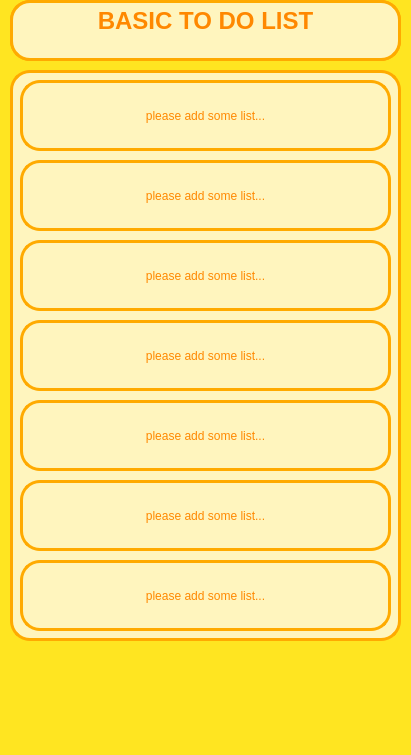
<?xml version="1.0" encoding="UTF-8"?>
<ui version="4.0">
 <class>MainWindow</class>
 <widget class="QMainWindow" name="MainWindow">
  <property name="geometry">
   <rect>
    <x>0</x>
    <y>0</y>
    <width>411</width>
    <height>755</height>
   </rect>
  </property>
  <property name="windowTitle">
   <string>MainWindow</string>
  </property>
  <property name="styleSheet">
   <string notr="true">background: rgb(255, 229, 33)</string>
  </property>
  <widget class="QWidget" name="centralwidget">
   <widget class="QWidget" name="widget" native="true">
    <property name="geometry">
     <rect>
      <x>10</x>
      <y>0</y>
      <width>391</width>
      <height>61</height>
     </rect>
    </property>
    <property name="styleSheet">
     <string notr="true">border: 2.75px solid rgb(255, 170, 0);
  border-radius: 20px;
background: solid rgb(255, 245, 190);
color: black</string>
    </property>
    <widget class="QTextBrowser" name="txt_tiltle">
     <property name="geometry">
      <rect>
       <x>0</x>
       <y>0</y>
       <width>391</width>
       <height>61</height>
      </rect>
     </property>
     <property name="styleSheet">
      <string notr="true">color: rgb(255, 136, 0)</string>
     </property>
     <property name="html">
      <string>&lt;!DOCTYPE HTML PUBLIC &quot;-//W3C//DTD HTML 4.0//EN&quot; &quot;http://www.w3.org/TR/REC-html40/strict.dtd&quot;&gt;
&lt;html&gt;&lt;head&gt;&lt;meta name=&quot;qrichtext&quot; content=&quot;1&quot; /&gt;&lt;meta charset=&quot;utf-8&quot; /&gt;&lt;style type=&quot;text/css&quot;&gt;
p, li { white-space: pre-wrap; }
hr { height: 1px; border-width: 0; }
li.unchecked::marker { content: &quot;\2610&quot;; }
li.checked::marker { content: &quot;\2612&quot;; }
&lt;/style&gt;&lt;/head&gt;&lt;body style=&quot; font-family:'Segoe UI'; font-size:9pt; font-weight:400; font-style:normal;&quot;&gt;
&lt;p align=&quot;center&quot; style=&quot; margin-top:0px; margin-bottom:0px; margin-left:0px; margin-right:0px; -qt-block-indent:0; text-indent:0px;&quot;&gt;&lt;span style=&quot; font-size:18pt; font-weight:700;&quot;&gt;BASIC TO DO LIST&lt;/span&gt;&lt;/p&gt;&lt;/body&gt;&lt;/html&gt;</string>
     </property>
    </widget>
   </widget>
   <widget class="QWidget" name="widget_2" native="true">
    <property name="geometry">
     <rect>
      <x>10</x>
      <y>70</y>
      <width>391</width>
      <height>571</height>
     </rect>
    </property>
    <property name="styleSheet">
     <string notr="true">border: 2.75px solid rgb(255, 170, 0);
  border-radius: 20px;
background: solid rgb(255, 245, 190);
color: black</string>
    </property>
    <widget class="QPushButton" name="bt_todo1">
     <property name="geometry">
      <rect>
       <x>10</x>
       <y>10</y>
       <width>371</width>
       <height>71</height>
      </rect>
     </property>
     <property name="cursor">
      <cursorShape>PointingHandCursor</cursorShape>
     </property>
     <property name="styleSheet">
      <string notr="true">color: rgb(255, 136, 0)</string>
     </property>
     <property name="text">
      <string>please add some list...</string>
     </property>
    </widget>
    <widget class="QPushButton" name="bt_todo3">
     <property name="geometry">
      <rect>
       <x>10</x>
       <y>170</y>
       <width>371</width>
       <height>71</height>
      </rect>
     </property>
     <property name="cursor">
      <cursorShape>PointingHandCursor</cursorShape>
     </property>
     <property name="styleSheet">
      <string notr="true">color: rgb(255, 136, 0)</string>
     </property>
     <property name="text">
      <string>please add some list...</string>
     </property>
    </widget>
    <widget class="QPushButton" name="bt_todo2">
     <property name="geometry">
      <rect>
       <x>10</x>
       <y>90</y>
       <width>371</width>
       <height>71</height>
      </rect>
     </property>
     <property name="cursor">
      <cursorShape>PointingHandCursor</cursorShape>
     </property>
     <property name="styleSheet">
      <string notr="true">color: rgb(255, 136, 0)</string>
     </property>
     <property name="text">
      <string>please add some list...</string>
     </property>
    </widget>
    <widget class="QPushButton" name="bt_todo4">
     <property name="geometry">
      <rect>
       <x>10</x>
       <y>250</y>
       <width>371</width>
       <height>71</height>
      </rect>
     </property>
     <property name="cursor">
      <cursorShape>PointingHandCursor</cursorShape>
     </property>
     <property name="styleSheet">
      <string notr="true">color: rgb(255, 136, 0)</string>
     </property>
     <property name="text">
      <string>please add some list...</string>
     </property>
    </widget>
    <widget class="QPushButton" name="bt_todo5">
     <property name="geometry">
      <rect>
       <x>10</x>
       <y>330</y>
       <width>371</width>
       <height>71</height>
      </rect>
     </property>
     <property name="cursor">
      <cursorShape>PointingHandCursor</cursorShape>
     </property>
     <property name="styleSheet">
      <string notr="true">color: rgb(255, 136, 0)</string>
     </property>
     <property name="text">
      <string>please add some list...</string>
     </property>
    </widget>
    <widget class="QPushButton" name="bt_todo6">
     <property name="geometry">
      <rect>
       <x>10</x>
       <y>410</y>
       <width>371</width>
       <height>71</height>
      </rect>
     </property>
     <property name="cursor">
      <cursorShape>PointingHandCursor</cursorShape>
     </property>
     <property name="styleSheet">
      <string notr="true">color: rgb(255, 136, 0)</string>
     </property>
     <property name="text">
      <string>please add some list...</string>
     </property>
    </widget>
    <widget class="QPushButton" name="bt_todo7">
     <property name="geometry">
      <rect>
       <x>10</x>
       <y>490</y>
       <width>371</width>
       <height>71</height>
      </rect>
     </property>
     <property name="cursor">
      <cursorShape>PointingHandCursor</cursorShape>
     </property>
     <property name="styleSheet">
      <string notr="true">color: rgb(255, 136, 0)</string>
     </property>
     <property name="text">
      <string>please add some list...</string>
     </property>
    </widget>
   </widget>
   <widget class="QLabel" name="label">
    <property name="geometry">
     <rect>
      <x>10</x>
      <y>640</y>
      <width>91</width>
      <height>61</height>
     </rect>
    </property>
    <property name="text">
     <string/>
    </property>
    <property name="pixmap">
     <pixmap>../pixel_picture/New Piskel (2)/pixer_duck10.png</pixmap>
    </property>
   </widget>
   <widget class="QLabel" name="label_2">
    <property name="geometry">
     <rect>
      <x>90</x>
      <y>640</y>
      <width>91</width>
      <height>61</height>
     </rect>
    </property>
    <property name="text">
     <string/>
    </property>
    <property name="pixmap">
     <pixmap>../pixel_picture/New Piskel (2)/pixer_duck10.png</pixmap>
    </property>
   </widget>
   <widget class="QLabel" name="label_3">
    <property name="geometry">
     <rect>
      <x>180</x>
      <y>640</y>
      <width>91</width>
      <height>61</height>
     </rect>
    </property>
    <property name="text">
     <string/>
    </property>
    <property name="pixmap">
     <pixmap>../pixel_picture/New Piskel (2)/pixer_duck10.png</pixmap>
    </property>
   </widget>
   <widget class="QLabel" name="label_4">
    <property name="geometry">
     <rect>
      <x>260</x>
      <y>640</y>
      <width>91</width>
      <height>61</height>
     </rect>
    </property>
    <property name="text">
     <string/>
    </property>
    <property name="pixmap">
     <pixmap>../pixel_picture/New Piskel (2)/pixer_duck10.png</pixmap>
    </property>
   </widget>
   <widget class="QLabel" name="label_5">
    <property name="geometry">
     <rect>
      <x>340</x>
      <y>640</y>
      <width>91</width>
      <height>61</height>
     </rect>
    </property>
    <property name="text">
     <string/>
    </property>
    <property name="pixmap">
     <pixmap>../pixel_picture/New Piskel (2)/pixer_duck10.png</pixmap>
    </property>
   </widget>
   <zorder>label</zorder>
   <zorder>label_2</zorder>
   <zorder>label_3</zorder>
   <zorder>label_4</zorder>
   <zorder>label_5</zorder>
   <zorder>widget</zorder>
   <zorder>widget_2</zorder>
  </widget>
  <widget class="QMenuBar" name="menubar">
   <property name="geometry">
    <rect>
     <x>0</x>
     <y>0</y>
     <width>411</width>
     <height>25</height>
    </rect>
   </property>
  </widget>
  <widget class="QStatusBar" name="statusbar"/>
 </widget>
 <resources/>
 <connections/>
</ui>
